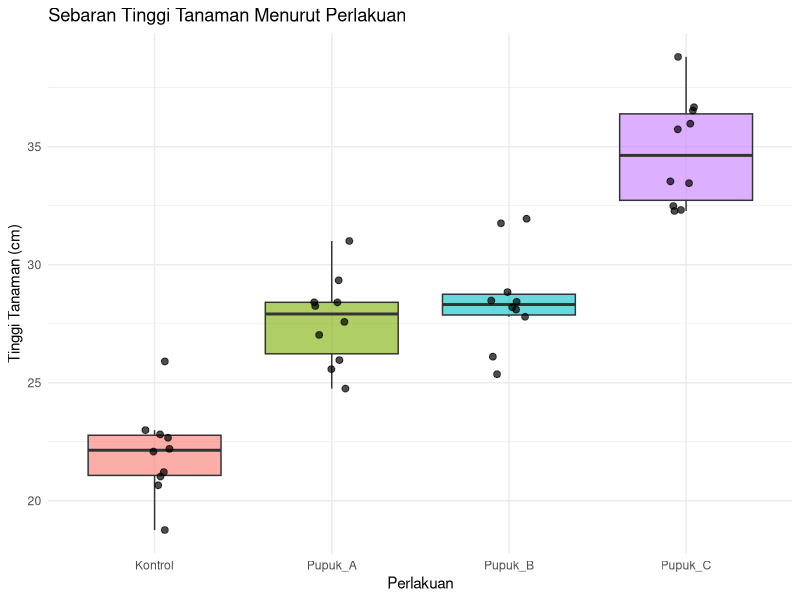
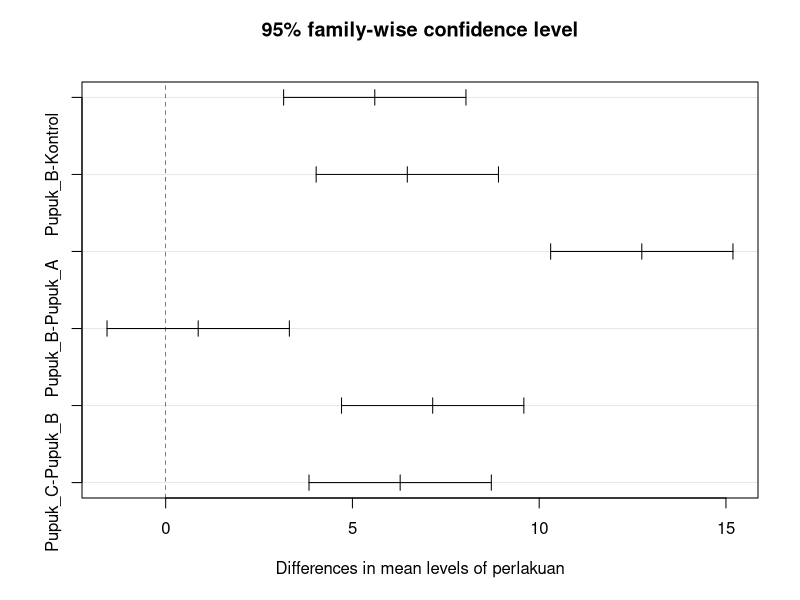
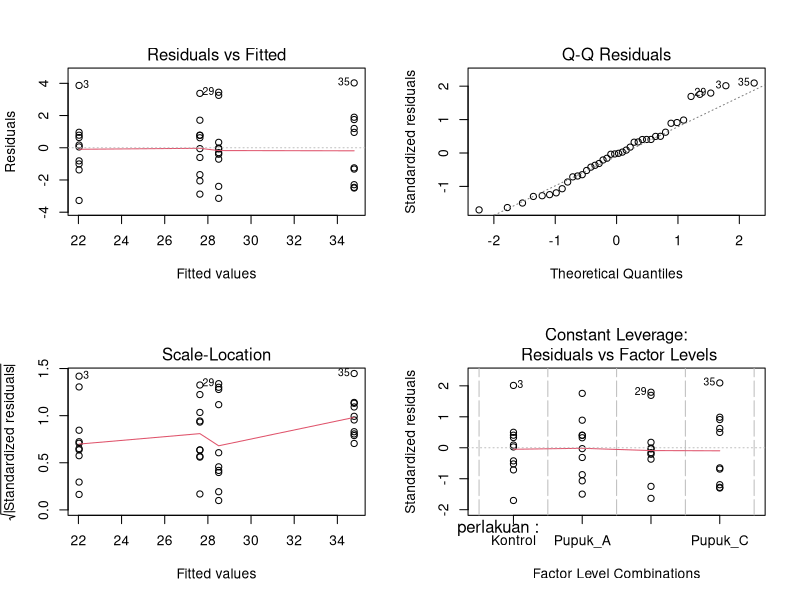

The R script that drew these images, in order:
## =============================================================
## BIOSTATISTIKA UNTUK BIOLOGI
## Pertemuan 1 - Data Numerik Kontinu
## Topik: Rancangan Acak Lengkap (RAL) + One-Way ANOVA
## =============================================================
##
## TUJUAN PEMBELAJARAN:
## 1. Membaca dan mengeksplorasi data numerik kontinu
## 2. Menghitung statistik deskriptif per kelompok perlakuan
## 3. Memvisualisasikan sebaran data antar kelompok
## 4. Menguji perbedaan rata-rata antar perlakuan dengan ANOVA
## 5. Melakukan uji lanjut (post-hoc) jika ANOVA signifikan
## 6. Memeriksa asumsi model (normalitas & homogenitas ragam)
## =============================================================

## -----------------------------------------------------------
## 0. PERSIAPAN: memuat paket yang dibutuhkan
## -----------------------------------------------------------
# dplyr   -> untuk manipulasi data (group_by, summarise, dll)
# readr   -> untuk membaca file .csv dengan cepat & rapi
# ggplot2 -> untuk membuat visualisasi data
library(dplyr)
library(readr)
library(ggplot2)


## -----------------------------------------------------------
## 1. MEMBACA DATA
## -----------------------------------------------------------
# Pastikan file CSV berada di folder "data/" relatif terhadap
# working directory project ini (cek dengan getwd()).
data <- read_csv("data/01_data_numerik_kontinu.csv")

# glimpse() menampilkan struktur data: nama kolom, tipe data,
# dan beberapa contoh nilai -> berguna untuk memastikan data
# terbaca dengan benar (misalnya "perlakuan" harus berupa
# karakter/faktor, dan "tinggi_cm" harus numerik).
glimpse(data)

# summary() memberikan ringkasan statistik dasar (min, max,
# median, kuartil, dll) untuk setiap kolom.
summary(data)

# Pastikan kolom "perlakuan" terbaca sebagai faktor (kategori),
# bukan teks bebas, supaya ANOVA memperlakukannya sebagai
# kelompok/perlakuan, bukan variabel numerik/karakter biasa.
data <- data |>
  mutate(perlakuan = factor(perlakuan))

# Cek level/kategori perlakuan yang terbentuk
levels(data$perlakuan)


## -----------------------------------------------------------
## 2. STATISTIK DESKRIPTIF PER KELOMPOK
## -----------------------------------------------------------
# Sebelum uji statistik formal, kita perlu memahami data secara
# deskriptif: berapa jumlah sampel (n), rata-rata (mean),
# simpangan baku (sd), dan galat baku (se) pada setiap kelompok
# perlakuan. Galat baku (SE) menggambarkan presisi estimasi
# rata-rata dan berguna saat membuat error bar pada grafik.
ringkasan <- data |>
  group_by(perlakuan) |>
  summarise(
    n = n(),
    mean = mean(tinggi_cm, na.rm = TRUE),
    sd = sd(tinggi_cm, na.rm = TRUE),
    se = sd / sqrt(n),
    .groups = "drop" # menghindari pesan peringatan grouping
  )

print(ringkasan)


## -----------------------------------------------------------
## 3. VISUALISASI DATA
## -----------------------------------------------------------
# Boxplot menunjukkan sebaran (median, kuartil, outlier) tiap
# kelompok, sedangkan jitter menampilkan titik data individu
# agar kita bisa melihat jumlah & sebaran ulangan sebenarnya
# (bukan hanya ringkasannya).
ggplot(data, aes(x = perlakuan, y = tinggi_cm, fill = perlakuan)) +
  geom_boxplot(alpha = 0.6, outlier.shape = NA) +
  geom_jitter(width = 0.1, alpha = 0.7, size = 2) +
  labs(
    title = "Sebaran Tinggi Tanaman Menurut Perlakuan",
    x = "Perlakuan",
    y = "Tinggi Tanaman (cm)"
  ) +
  theme_minimal() +
  theme(legend.position = "none") # legenda tidak perlu karena
# kategori sudah ada di sumbu-x

## -----------------------------------------------------------
## 4. MODEL RAL + ONE-WAY ANOVA
## -----------------------------------------------------------
# Rancangan Acak Lengkap (RAL) cocok digunakan ketika unit
# percobaan (misalnya pot tanaman) relatif homogen, sehingga
# perlakuan dapat diacak sepenuhnya tanpa pengelompokan
# (blocking) tambahan.
#
# Model: tinggi_cm ~ perlakuan
# artinya kita menguji apakah rata-rata tinggi_cm berbeda
# signifikan antar level perlakuan.
model <- aov(tinggi_cm ~ perlakuan, data = data)

# summary() pada objek aov menghasilkan tabel ANOVA:
# Df, Sum Sq, Mean Sq, F value, dan Pr(>F).
# Jika nilai Pr(>F) < 0.05, maka minimal ada satu pasang
# perlakuan yang rata-ratanya berbeda signifikan.
summary(model)


## -----------------------------------------------------------
## 5. UJI LANJUT (POST-HOC): TUKEY HSD
## -----------------------------------------------------------
# ANOVA hanya memberi tahu APAKAH ada perbedaan, bukan DI MANA
# perbedaan itu terjadi. Uji Tukey HSD (Honestly Significant
# Difference) membandingkan semua pasangan perlakuan sekaligus
# sambil mengontrol tingkat kesalahan (error rate) akibat
# perbandingan berganda.
#
# Catatan: uji ini hanya relevan diinterpretasikan jika ANOVA
# di atas menunjukkan hasil signifikan (Pr(>F) < 0.05).
tukey_result <- TukeyHSD(model)
print(tukey_result)

# Visualisasi selang kepercayaan perbedaan antar pasangan
# perlakuan; jika selang tidak melewati angka 0, maka pasangan
# tersebut berbeda signifikan.
plot(tukey_result)


## -----------------------------------------------------------
## 6. PEMERIKSAAN ASUMSI MODEL (DIAGNOSTIK)
## -----------------------------------------------------------
# ANOVA mengasumsikan:
#   (1) Residual (galat) menyebar normal
#   (2) Ragam (variance) antar kelompok homogen
#   (3) Pengamatan saling bebas (independen)
#
# par(mfrow = c(2,2)) mengatur tampilan menjadi 2x2 panel agar
# keempat grafik diagnostik dapat dilihat sekaligus:
#   - Residuals vs Fitted   -> mendeteksi pola non-linear/heteroskedastisitas
#   - Normal Q-Q            -> memeriksa normalitas residual
#   - Scale-Location         -> memeriksa homogenitas ragam
#   - Residuals vs Leverage  -> mendeteksi data pencilan berpengaruh
par(mfrow = c(2, 2))
plot(model)
par(mfrow = c(1, 1)) # mengembalikan tampilan grafik ke normal (1 panel)


## -----------------------------------------------------------
## 7. (OPSIONAL) UJI FORMAL ASUMSI
## -----------------------------------------------------------
# Selain inspeksi visual, asumsi juga bisa diuji secara formal:
#   - shapiro.test() untuk normalitas residual
#   - bartlett.test() atau car::leveneTest() untuk homogenitas ragam
# Uji formal berguna sebagai pelengkap, bukan pengganti, inspeksi
# visual di atas -- terutama karena uji formal sensitif terhadap
# ukuran sampel yang besar/kecil.

shapiro.test(residuals(model))
bartlett.test(tinggi_cm ~ perlakuan, data = data)

## =============================================================
## RINGKASAN ALUR ANALISIS:
## Baca data -> Eksplorasi -> Deskriptif per kelompok ->
## Visualisasi -> ANOVA -> Post-hoc (jika signifikan) ->
## Cek asumsi model
## =============================================================
